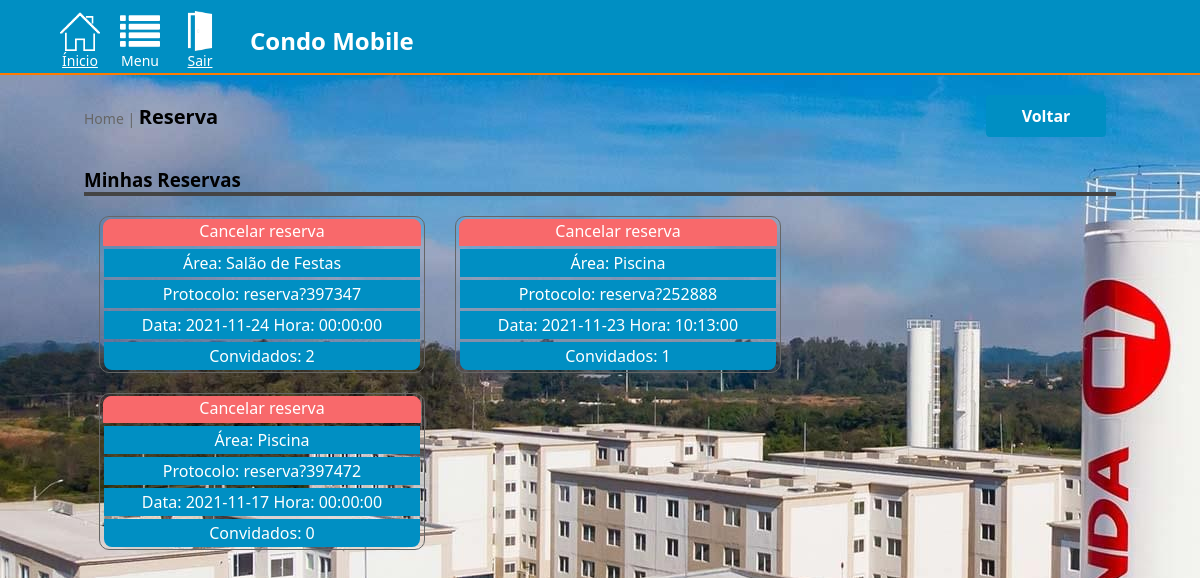
/verreserva (signed in), run on the app's committed database.
### tables this page shows
CREATE TABLE `reservas` (
  `idReserva` int(11) NOT NULL,
  `idUsuarioReserva` int(11) NOT NULL,
  `idTipoReserva` int(11) NOT NULL,
  `diaReserva` date NOT NULL,
  `horaReserva` time NOT NULL,
  `qtConvidadosReserva` int(11) NOT NULL,
  `listaConvidadosReserva` text NOT NULL,
  `protocoloReserva` varchar(30) DEFAULT NULL
);

### Core/Controller.php (called while the page is built, shortened)
<?php
    class Controller {
        public function loadTemplate($view, $viewData=array()){
            require 'View/template.php';
        }
        public function loadViewInTemplate($view, $viewData=array()){
            extract($viewData);
            require 'View/'.$view.'.php';
        }
    }
?>

### Controller/verreservaController.php (called while the page is built, shortened)
<?php
    class verreservaController extends Controller {
        public function index(){
            $dados = array();
            $reserva = new Reserva();
            $id = $_SESSION['usuario']['id'];
            $dados['reservas'] = $reserva->getReservasPorUsuario($id);
            $this->loadTemplate('verreservas', $dados);
        }
    }
?>

### Core/Core.php (called while the page is built, shortened)
<?php
    class Core {
        public function start(){
            $url = '/';
            $parametros = array();
            if(isset($_GET['url'])){
                $url .= $_GET['url'];
            }
            if(!empty($url) and $url != '/'){
                $url = explode('/', $url);
                array_shift($url);
                array_shift($url);
                if(!empty($url) and $url[0] != '/'){
                    $currentAction = $url[0];
                    array_shift($url);
                }else{
                    $currentAction = 'index';
                }
            }else{
                $currentController = 'homeController';
                $currentAction = 'index';
            }
            $controller = new $currentController();
            call_user_func_array(array($controller, $currentAction), $parametros);
        }
    }
?>

### Model/Reserva.php (called while the page is built, shortened)
<?php
class Reserva {
    public function getReservasPorUsuario($idUsuario){
        global $conn;
        $array = array();
        $sql = $conn->prepare("SELECT * FROM reservas WHERE idUsuarioReserva = :id ORDER BY idReserva DESC");
        $sql->bindValue(':id', $idUsuario);
        $sql->execute();
        if($sql->rowCount() > 0){
            $sql = $sql->fetchAll();
            $array = $sql;
        }
        return $array;
    }
}
?>

### View/verreservas.php (the view)
<div class="contentor-site">
    <div class="local">
        <div class="local-titulo"><a href="<?php echo BASE; ?>" style="text-decoration:none;font-size:14px;font-weight:normal;color:#666">Home | </a>Reserva</div>
        <div style="display:flex">
            <a href="<?php echo BASE.'reserva'; ?>" class="novo" style="margin:0 10px 0 10px;">Voltar</a>
        </div>
    </div>
    <div style="width:86%;margin-top:20px"><h3 style="margin:0">Minhas Reservas</h3></div>
    <div class="separador" style="width:86%"></div>
    <div class="cont-itens-minha-reserva">
        <?php if(count($reservas) > 0): ?>
            <?php foreach($reservas as $item):?>
                <div class="cont-minha-reserva">
                    <div class="cancel-reserva">
                        <a href="<?php echo BASE.'verreserva/delete/'.$item['idReserva']; ?>">Cancelar reserva</a>
                    </div>
                    <div class="dados-reserva">
                        <div class="spaco">Área: <?php echo $item['idTipoReserva']==1?'Piscina':'Salão de Festas' ?></div>
                        <div class="protocolo">Protocolo: <?php echo $item['protocoloReserva']; ?></div>
                        <div class="data">
                            Data: <?php echo date('Y-m-d', strtotime($item['diaReserva'])); ?> Hora: <?php echo $item['horaReserva']; ?>
                        </div>
                        <div class="qtConvidados">Convidados: <?php echo $item['qtConvidadosReserva']; ?></div>
                    </div>
                </div>
            <?php endforeach; ?>
        <?php endif; ?>
    </div>
</div>

### index.php (shortened to what this page needs)
<link rel="stylesheet" href="css/style.css" type="text/css">
<?php
    $core = new Core();
    $core->start();
?>

### View/template.php (shortened to what this page needs)
<!DOCTYPE html>
<html lang="en">
<head>
	<link rel="stylesheet" href="<?php echo BASE.'assets/css/style.css'?>">
</head>
<body>
	<div class="cont-menu">
		<div class="menu-left">
			<div style="font-size:14px;color:#fff;display:flex;flex-direction:column;align-items:center">
				<a href="<?php echo BASE; ?>" style="font-size:14px;color:#fff;display:flex;flex-direction:column;align-items:center">
					<img src="<?php echo BASE.'assets/images/home.png'; ?>" alt="Ínicio">
					Ínicio
				</a>
			</div>
			<div style="font-size:14px;color:#fff;display:flex;flex-direction:column;align-items:center">
				<img onclick="mostraMenu();" src="<?php echo BASE.'assets/images/list.png'; ?>" alt="menu-responsivo">
				Menu
			</div>
			<div style="font-size:14px;color:#fff;display:flex;flex-direction:column;align-items:center">
				<a href="<?php echo BASE.'home/sair'; ?>" style="font-size:14px;color:#fff;display:flex;flex-direction:column;align-items:center">
					<img src="<?php echo BASE.'assets/images/sair.png'; ?>" alt="Ínicio">
					Sair
				</a>
			</div>
			<h2 style="margin:0 0 0 20px"><a href="#">Condo Mobile</a></h2>
		</div>
	</div>
	<?php
		$this->loadViewInTemplate($view, $viewData);
	?>
</body>
</html>

### css/style.css (style rules this page uses)
body { background: url(../image/tenda.jpg); }

### assets/css/style.css (style rules this page uses)
body { margin: 0; padding: 0; font-family:Segoe UI; }
.cont-menu { display: flex; height: 60px; background-color:#008fc3; padding: 10px 50px 3px 50px; border-bottom: 2px solid rgb(255, 123, 0); }
.menu-left { display: flex; align-items: center; justify-content: center; }
.menu-left img { margin: 0 10px 0 10px; width: 40px; height: 40px; cursor: pointer; }
.menu-left h2 a { color: #fff; text-decoration: none; }
.contentor-site { display: flex; flex-direction:column; align-items: center; }
.local { display:flex; justify-content: space-between; align-items: center; width: 86%; margin: 20px 0 10px 0; }
.local-titulo { font-size: 20px; font-weight: bold; }
.novo { display: flex; justify-content:center; align-items: center; width: 100px; padding: 10px; color: #fff; font-weight: bold; text-decoration: none; border-radius: 4px; background-color: #008fc3; }
.separador { height:4px; width: 60%; background-color: #444; }
.cont-itens-minha-reserva { width: 86%; }
.cont-minha-reserva { float: left; display: flex; flex-direction: column; align-items: center; width: 320px; border-radius: 10px; margin:20px 15px 0 15px; border: 1px solid #666; padding: 2px; }
.cancel-reserva { display: flex; justify-content:center; width: 99%; padding-bottom:3px; background-color: #f8696b; border:1px solid #f8696b; border-top-left-radius: 8px; border-top-right-radius: 8px; }
.cancel-reserva a { text-decoration: none; color:#fff; }
.dados-reserva { width: 99%; display:flex; flex-direction: column; align-items: center; }
.spaco, .protocolo, .data, .qtConvidados { width: 100%; margin: 3px 0 3px 0; padding: 3px 0 3px 0; text-align: center; background-color: #008fc3; color: #fff; }
.protocolo { margin: 0; }
.qtConvidados { margin:0; border-bottom-left-radius: 8px; border-bottom-right-radius: 8px; }

### data on the page
reservas: shows "Salão de Festas", protocoloReserva "reserva?397347", diaReserva "2021-11-24", horaReserva "00:00:00", qtConvidadosReserva "2"
reservas: shows "Piscina", protocoloReserva "reserva?252888", diaReserva "2021-11-23", horaReserva "10:13:00", qtConvidadosReserva "1"
reservas: shows "Piscina", protocoloReserva "reserva?397472", diaReserva "2021-11-17", horaReserva "00:00:00", qtConvidadosReserva "0"
